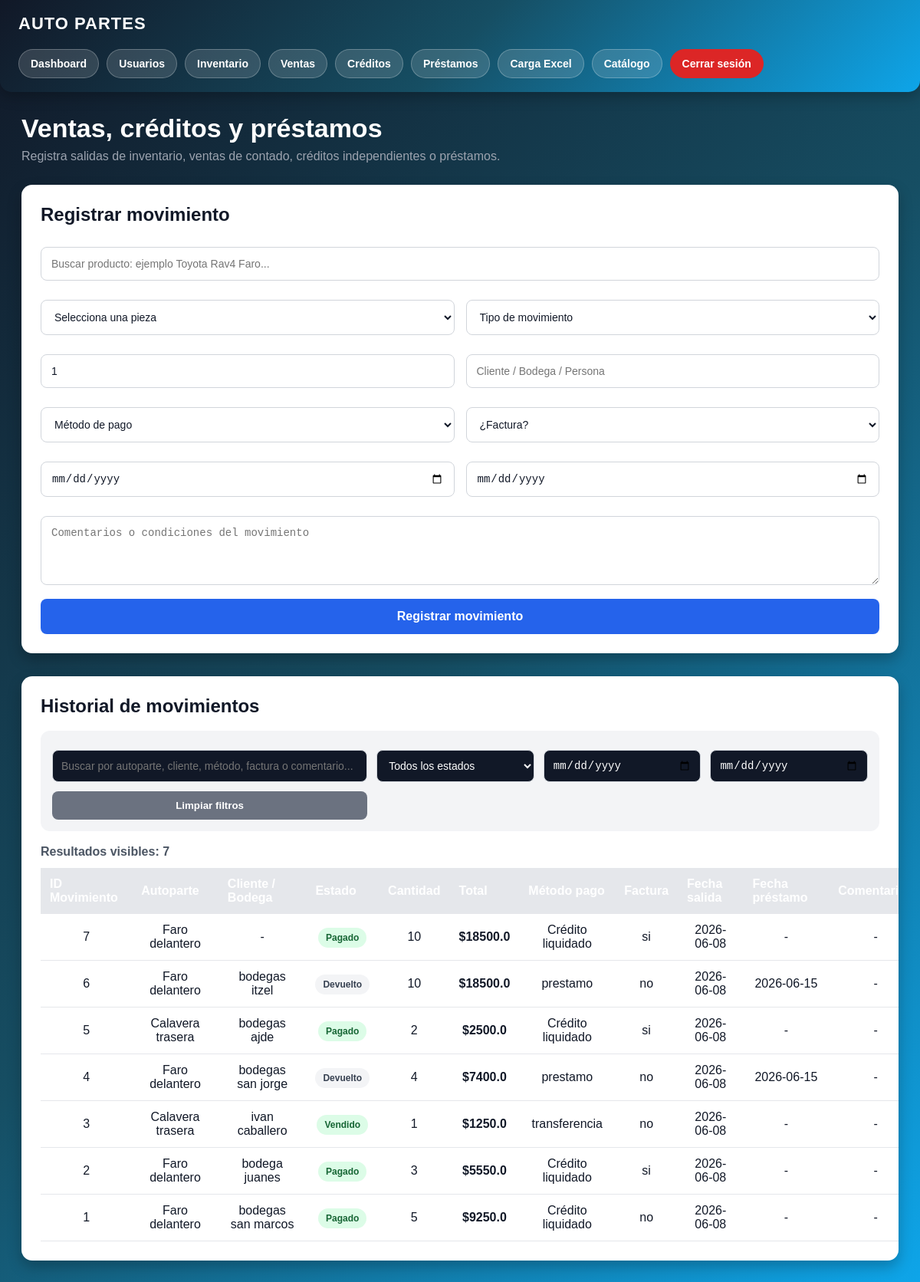
The page /ventas (signed in) on the database its author committed.
### app.py (models this page shows)
class Movimiento(db.Model):
    id = db.Column(db.Integer, primary_key=True)
    producto_id = db.Column(db.Integer, db.ForeignKey("producto.id"), nullable=False)
    producto = db.relationship("Producto", backref="movimientos")
    tipo = db.Column(db.String(50))
    estado = db.Column(db.String(50))
    cliente = db.Column(db.String(150))
    cantidad = db.Column(db.Integer, default=1)
    precio_unitario = db.Column(db.Float, default=0)
    total = db.Column(db.Float, default=0)
    metodo_pago = db.Column(db.String(100))
    factura = db.Column(db.String(100))
    fecha_salida = db.Column(db.String(100))
    fecha_prestamo = db.Column(db.String(100))
    comentarios = db.Column(db.Text)
    fecha_registro = db.Column(db.String(100))

class Producto(db.Model):
    id = db.Column(db.Integer, primary_key=True)
    marca = db.Column(db.String(100))
    modelo = db.Column(db.String(100))
    anio = db.Column(db.Integer)
    autoparte = db.Column(db.String(150))
    observaciones = db.Column(db.Text)
    transmision = db.Column(db.String(100))
    motor = db.Column(db.String(100))
    propiedad = db.Column(db.String(100))
    tipo = db.Column(db.String(100))
    lado = db.Column(db.String(50))
    origen = db.Column(db.String(100))
    costo_venta = db.Column(db.Float)
    stock = db.Column(db.Integer, default=1)
    foto = db.Column(db.String(300))
    link_ml = db.Column(db.String(500))
    estado = db.Column(db.String(50), default="disponible")
    vendido_a = db.Column(db.String(150))
    metodo_pago = db.Column(db.String(100))
    factura = db.Column(db.String(100))
    comentarios_venta = db.Column(db.Text)
    fecha_salida = db.Column(db.String(100))
    fecha_prestamo = db.Column(db.String(100))

### app.py (the view, shortened to what this page needs)
@app.route("/ventas", methods=["GET", "POST"])
def ventas():
    if not session.get("rol") in ["admin", "vendedor"]:
        return redirect("/login")
    mensaje = None
    error = None
    productos = Producto.query.filter(Producto.stock > 0).all()
    movimientos = Movimiento.query.order_by(
        Movimiento.id.desc()
    ).all()
    return render_template(
        "ventas.html",
        productos=productos,
        movimientos=movimientos,
        mensaje=mensaje,
        error=error
    )

### templates/ventas.html (shortened to what this page needs)
{% extends "layout.html" %}
{% block contenido %}
<div class="ventas-header">
    <h1>Ventas, créditos y préstamos</h1>
    <p>Registra salidas de inventario, ventas de contado, créditos independientes o préstamos.</p>
</div>
<div class="ventas-card">
    <h2>Registrar movimiento</h2>
    <form method="POST">
        <div class="form-grid-ventas">
            <input
                type="text"
                id="buscadorProducto"
                class="buscador-producto"
                placeholder="Buscar producto: ejemplo Toyota Rav4 Faro..."
                onkeyup="filtrarProductos()"
            >
            <select name="producto_id" id="productoSelect" required>
                <option value="">Selecciona una pieza</option>
            </select>
            <select name="tipo_movimiento" required>
                <option value="">Tipo de movimiento</option>
            </select>
            <input
                type="number"
                name="cantidad"
                min="1"
                value="1"
                placeholder="Cantidad"
                required
            >
            <input type="text" name="vendido_a" placeholder="Cliente / Bodega / Persona">
            <select name="metodo_pago" required>
                <option value="">Método de pago</option>
            </select>
            <select name="factura">
                <option value="">¿Factura?</option>
            </select>
            <input type="date" name="fecha_salida">
            <input type="date" name="fecha_prestamo">
            <textarea name="comentarios_venta" placeholder="Comentarios o condiciones del movimiento"></textarea>
        </div>
        <button type="submit" class="btn-guardar-venta">
            Registrar movimiento
        </button>
    </form>
</div>
<div class="ventas-table">
    <h2>Historial de movimientos</h2>
    <div class="filtros-movimientos">
        <input
            type="text"
            id="filtroTexto"
            placeholder="Buscar por autoparte, cliente, método, factura o comentario..."
            onkeyup="filtrarMovimientos()"
        >
        <select id="filtroEstado" onchange="filtrarMovimientos()">
            <option value="">Todos los estados</option>
        </select>
        <input
            type="date"
            id="fechaDesde"
            onchange="filtrarMovimientos()"
        >
        <input
            type="date"
            id="fechaHasta"
            onchange="filtrarMovimientos()"
        >
        <button type="button" class="btn-limpiar" onclick="limpiarFiltros()">
            Limpiar filtros
        </button>
    </div>
    <div class="contador-resultados">
        Resultados visibles: <span id="contadorMovimientos">0</span>
    </div>
    <table id="tablaMovimientos">
        <tr>
            <th>ID Movimiento</th>
            <th>Autoparte</th>
            <th>Cliente / Bodega</th>
            <th>Estado</th>
            <th>Cantidad</th>
            <th>Total</th>
            <th>Método pago</th>
            <th>Factura</th>
            <th>Fecha salida</th>
            <th>Fecha préstamo</th>
            <th>Comentarios</th>
        </tr>
        {% for movimiento in movimientos %}
        <tr
            class="fila-movimiento"
            data-texto="
                {{ movimiento.id }}
                {% if movimiento.producto %}
                    {{ movimiento.producto.autoparte }}
                    {{ movimiento.producto.marca }}
                    {{ movimiento.producto.modelo }}
                    {{ movimiento.producto.anio }}
                {% endif %}
                {{ movimiento.cliente }}
                {{ movimiento.estado }}
                {{ movimiento.metodo_pago }}
                {{ movimiento.factura }}
                {{ movimiento.fecha_salida }}
                {{ movimiento.fecha_prestamo }}
                {{ movimiento.comentarios }}
            "
            data-estado="{{ movimiento.estado or '' }}"
            data-fecha="{{ movimiento.fecha_salida or '' }}"
        >
            <td>{{ movimiento.id }}</td>
            <td>
                {% if movimiento.producto %}
                    {{ movimiento.producto.autoparte }}
                {% else %}
                    {{ movimiento.autoparte or '-' }}
                {% endif %}
            </td>
            <td>{{ movimiento.cliente or '-' }}</td>
            <td>
                {% if movimiento.estado == "vendido" %}
                    <span class="badge badge-vendido">Vendido</span>
                {% elif movimiento.estado == "prestado" %}
                    <span class="badge badge-prestado">Prestado</span>
                {% elif movimiento.estado == "credito" %}
                    <span class="badge badge-credito">Crédito</span>
                {% elif movimiento.estado == "pagado" %}
                    <span class="badge badge-pagado">Pagado</span>
                {% elif movimiento.estado == "devuelto" %}
                    <span class="badge badge-devuelto">Devuelto</span>
                {% else %}
                    {{ movimiento.estado }}
                {% endif %}
            </td>
            <td>{{ movimiento.cantidad }}</td>
            <td class="monto">
                ${{ movimiento.total }}
            </td>
            <td>{{ movimiento.metodo_pago or '-' }}</td>
            <td>{{ movimiento.factura or '-' }}</td>
            <td>{{ movimiento.fecha_salida or '-' }}</td>
            <td>{{ movimiento.fecha_prestamo or '-' }}</td>
            <td>{{ movimiento.comentarios or '-' }}</td>
        </tr>
        {% endfor %}
    </table>
</div>
{% endblock %}

### static/css/style.css (style rules this page uses)
* { margin: 0; padding: 0; box-sizing: border-box; }
body { background: linear-gradient(135deg, #111827, #164e63, #0ea5e9); color: white; font-family: Arial, sans-serif; min-height: 100vh; }
input, textarea, select { width: 100%; padding: 14px; border: none; border-radius: 8px; background: #111827; color: white; margin-top: 10px; }
textarea { resize: vertical; }
table { width: 100%; border-collapse: collapse; }
th { background: #2563eb; color: white; padding: 14px; }
td { padding: 14px; border-bottom: 1px solid #374151; text-align: center; }

### templates/ventas.html (style rules this page uses)
.ventas-header { margin-bottom: 28px; }
.ventas-header h1 { font-size: 34px; margin-bottom: 8px; color: white; }
.ventas-header p { color: #9ca3af; }
.ventas-card { background: #ffffff; color: #111827; border-radius: 14px; padding: 25px; box-shadow: 0 8px 18px rgba(0,0,0,0.25); margin-bottom: 30px; }
.ventas-card h2 { margin-bottom: 18px; color: #111827; }
.form-grid-ventas { display: grid; grid-template-columns: repeat(2, 1fr); gap: 15px; }
.form-grid-ventas select, .form-grid-ventas input, .form-grid-ventas textarea { width: 100%; padding: 13px; border-radius: 8px; border: 1px solid #d1d5db; background: white; color: #111827; font-size: 14px; }
.form-grid-ventas textarea { grid-column: span 2; min-height: 90px; resize: vertical; }
.buscador-producto { grid-column: span 2; }
.btn-guardar-venta { margin-top: 18px; width: 100%; padding: 14px; border: none; border-radius: 8px; background: #2563eb; color: white; font-weight: bold; cursor: pointer; font-size: 16px; }
.ventas-table { background: #ffffff; color: #111827; border-radius: 14px; padding: 25px; box-shadow: 0 8px 18px rgba(0,0,0,0.25); overflow-x: auto; }
.ventas-table h2 { margin-bottom: 18px; }
.filtros-movimientos { display: grid; grid-template-columns: 2fr 1fr 1fr 1fr; gap: 12px; margin-bottom: 18px; background: #f3f4f6; padding: 15px; border-radius: 12px; }
.filtros-movimientos input, .filtros-movimientos select { width: 100%; padding: 11px; border-radius: 8px; border: 1px solid #d1d5db; font-size: 14px; }
.btn-limpiar { background: #6b7280; color: white; border: none; border-radius: 8px; padding: 11px; font-weight: bold; cursor: pointer; }
.contador-resultados { margin-bottom: 12px; color: #4b5563; font-weight: bold; }
.ventas-table table { width: 100%; border-collapse: collapse; min-width: 1150px; }
.ventas-table th { background: #e5e7eb; padding: 12px; text-align: left; }
.ventas-table td { padding: 12px; border-bottom: 1px solid #e5e7eb; }
.badge { padding: 6px 10px; border-radius: 999px; font-size: 12px; font-weight: bold; }
.badge-vendido { background: #dcfce7; color: #166534; }
.badge-pagado { background: #dcfce7; color: #166534; }
.badge-devuelto { background: #f3f4f6; color: #374151; }
.monto { font-weight: bold; color: #111827; }

### rows shown on the page
Movimiento: id "7", producto.autoparte "Faro delantero", cliente "-", estado "Pagado", cantidad "10", total "18500.0", metodo_pago "Crédito liquidado", factura "si", fecha_salida "2026-06-08", fecha_prestamo "-", comentarios "-"
Movimiento: id "6", producto.autoparte "Faro delantero", cliente "bodegas itzel", estado "Devuelto", cantidad "10", total "18500.0", metodo_pago "prestamo", factura "no", fecha_salida "2026-06-08", fecha_prestamo "2026-06-15", comentarios "-"
Movimiento: id "5", producto.autoparte "Calavera trasera", cliente "bodegas ajde", estado "Pagado", cantidad "2", total "2500.0", metodo_pago "Crédito liquidado", factura "si", fecha_salida "2026-06-08", fecha_prestamo "-", comentarios "-"
Movimiento: id "4", producto.autoparte "Faro delantero", cliente "bodegas san jorge", estado "Devuelto", cantidad "4", total "7400.0", metodo_pago "prestamo", factura "no", fecha_salida "2026-06-08", fecha_prestamo "2026-06-15", comentarios "-"
Movimiento: id "3", producto.autoparte "Calavera trasera", cliente "ivan caballero", estado "Vendido", cantidad "1", total "1250.0", metodo_pago "transferencia", factura "no", fecha_salida "2026-06-08", fecha_prestamo "-", comentarios "-"
Movimiento: id "2", producto.autoparte "Faro delantero", cliente "bodega juanes", estado "Pagado", cantidad "3", total "5550.0", metodo_pago "Crédito liquidado", factura "si", fecha_salida "2026-06-08", fecha_prestamo "-", comentarios "-"
Movimiento: id "1", producto.autoparte "Faro delantero", cliente "bodegas san marcos", estado "Pagado", cantidad "5", total "9250.0", metodo_pago "Crédito liquidado", factura "no", fecha_salida "2026-06-08", fecha_prestamo "-", comentarios "-"
